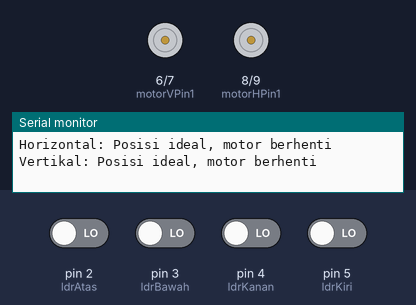
A sketch run on a simulated Arduino Uno, built with avr-gcc and run on an emulated ATmega328P. Parts: motor-driver pin pairs drawn as motors (green arrow = first pin HIGH = forward, orange = second pin HIGH = backward, longer = more drive), the last lines printed to the serial monitor. The inputs (shaded band) are chosen by the test bench; at power-on: pin 2 (ldrAtas), pin 3 (ldrBawah), pin 4 (ldrKanan), pin 5 (ldrKiri) LOW.

Above: at 1.8 s.
1.9 s: pin 2 (ldrAtas) driven HIGH
At 2.8 s:
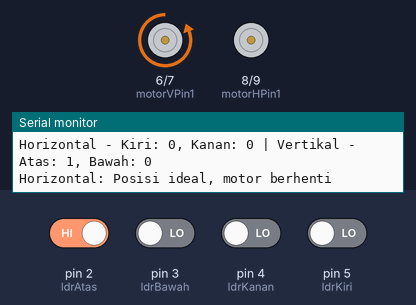
4.9 s: pin 4 (ldrKanan) driven HIGH
At 5.5 s:
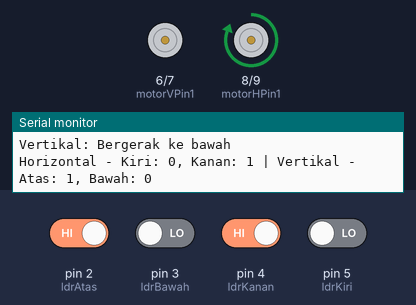
7.9 s: pin 3 (ldrBawah) driven HIGH
At 8.9 s:
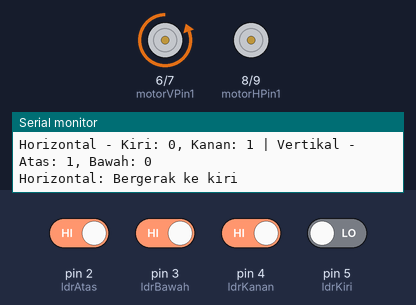
10.9 s: pin 2 (ldrAtas) driven LOW
At 13.2 s:
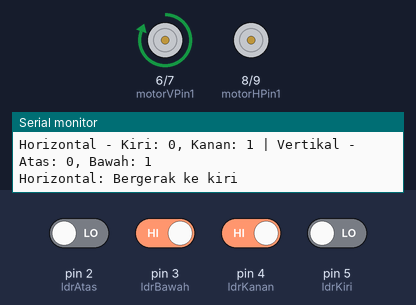
13.9 s: pin 5 (ldrKiri) driven HIGH
At 16.3 s:
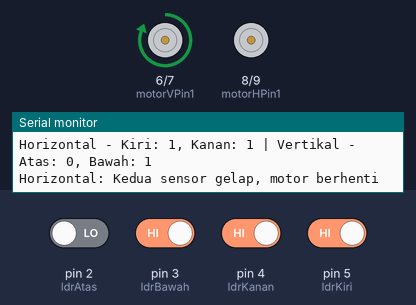
16.9 s: pin 4 (ldrKanan) driven LOW
At 18.0 s:
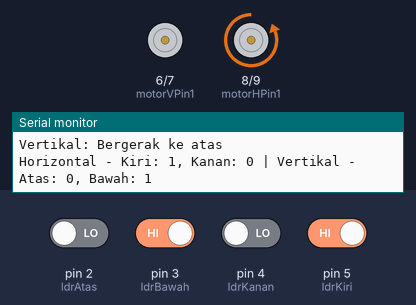
Timing chart, 0 to 20.9 s (numbered marks = the images above; inputs shaded):
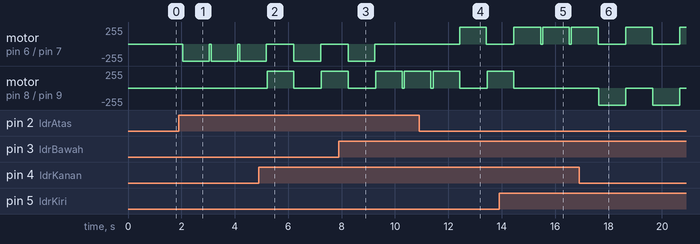

Measured:
- after the input at 1.9 s, motor on pin 6 (motorVPin1) / pin 7 (motorVPin2): alternates backward 255/255 for 1.0 s and stopped for 0.07 s, starting after 0.14 s
- after the input at 4.9 s, motor on pin 8 (motorHPin1) / pin 9 (motorHPin2): stopped → forward 255/255 after 0.31 s, → stopped 1.0 s later, → forward 255/255 1.0 s later
- after the input at 7.9 s, motor on pin 6 (motorVPin1) / pin 7 (motorVPin2): goes on until 9.2 s, then stays stopped
- after the input at 10.9 s, motor on pin 6 (motorVPin1) / pin 7 (motorVPin2): stopped → forward 255/255 after 1.5 s, → stopped 1.0 s later
- after the input at 13.9 s, motor on pin 8 (motorHPin1) / pin 9 (motorHPin2): goes on until 14.5 s, then stays stopped
- after the input at 16.9 s, motor on pin 6 (motorVPin1) / pin 7 (motorVPin2): stopped → forward 255/255 after 1.7 s, → stopped 1.0 s later, → forward 255/255 1.0 s later; motor on pin 8 (motorHPin1) / pin 9 (motorHPin2): alternates backward 255/255 for 1.0 s and stopped for 1.0 s, starting after 0.73 s

The sketch:

solar.ino
```cpp
/*
 * Solar Tracker dengan 4 Sensor LDR (Dual Axis)
 * Menggunakan driver motor L298N dan linear actuator
 * Pengecekan setiap 1 detik
 * Pin PWM langsung dihubungkan ke HIGH
 */

// Definisi pin untuk sensor LDR (axis horizontal)
const int ldrKiri = 5;  // Pin digital untuk sensor LDR kiri
const int ldrKanan = 4; // Pin digital untuk sensor LDR kanan

// Definisi pin untuk sensor LDR (axis vertikal)
const int ldrAtas = 2;  // Pin digital untuk sensor LDR atas
const int ldrBawah = 3; // Pin digital untuk sensor LDR bawah

// Definisi pin untuk driver motor L298N (axis horizontal)
const int motorHPin1 = 8;  // IN1 pada L298N untuk motor horizontal
const int motorHPin2 = 9;  // IN2 pada L298N untuk motor horizontal
// Pin ENA langsung dihubungkan ke HIGH di hardware

// Definisi pin untuk driver motor L298N (axis vertikal)
const int motorVPin1 = 6;  // IN3 pada L298N untuk motor vertikal
const int motorVPin2 = 7;  // IN4 pada L298N untuk motor vertikal
// Pin ENB langsung dihubungkan ke HIGH di hardware

// Variabel untuk kendali waktu
unsigned long waktuTerakhirCek = 0;
const unsigned long intervalCek = 1000; // 1 detik dalam milidetik

void setup() {
  Serial.begin(9600);

  // Setup pin sensor sebagai input
  pinMode(ldrKiri, INPUT);
  pinMode(ldrKanan, INPUT);
  pinMode(ldrAtas, INPUT);
  pinMode(ldrBawah, INPUT);

  // Setup pin motor driver horizontal sebagai output
  pinMode(motorHPin1, OUTPUT);
  pinMode(motorHPin2, OUTPUT);

  // Setup pin motor driver vertikal sebagai output
  pinMode(motorVPin1, OUTPUT);
  pinMode(motorVPin2, OUTPUT);

  // Inisialisasi motor tidak bergerak
  digitalWrite(motorHPin1, LOW);
  digitalWrite(motorHPin2, LOW);
  digitalWrite(motorVPin1, LOW);
  digitalWrite(motorVPin2, LOW);

  Serial.println("Solar Tracker Dual Axis siap beroperasi!");
  Serial.println("Mode: L298N tanpa PWM (ENA dan ENB terhubung ke HIGH)");
}

void loop() {
  // Cek apakah sudah waktunya untuk pengecekan sensor
  unsigned long waktuSekarang = millis();

  if (waktuSekarang - waktuTerakhirCek >= intervalCek) {
    waktuTerakhirCek = waktuSekarang;

    // Baca nilai sensor LDR horizontal
    int nilaiLdrKiri = digitalRead(ldrKiri);
    int nilaiLdrKanan = digitalRead(ldrKanan);

    // Baca nilai sensor LDR vertikal
    int nilaiLdrAtas = digitalRead(ldrAtas);
    int nilaiLdrBawah = digitalRead(ldrBawah);

    Serial.print("Horizontal - Kiri: ");
    Serial.print(nilaiLdrKiri);
    Serial.print(", Kanan: ");
    Serial.print(nilaiLdrKanan);
    Serial.print(" | Vertikal - Atas: ");
    Serial.print(nilaiLdrAtas);
    Serial.print(", Bawah: ");
    Serial.println(nilaiLdrBawah);

    // Kontrol axis horizontal
    kontrolHorizontal(nilaiLdrKiri, nilaiLdrKanan);
    kontrolVertikal(nilaiLdrAtas, nilaiLdrBawah);

    // Berikan jeda sebelum mengontrol axis vertikal
    // delay(2000);

    // Kontrol axis vertikal

  }
}

// Fungsi kontrol untuk axis horizontal
void kontrolHorizontal(int nilaiKiri, int nilaiKanan) {
  // Catatan: Nilai 1 berarti gelap, 0 berarti terang
  // karena ini sensor digital

  // Jika kedua sensor mendeteksi gelap (1,1) - berhenti
  if (nilaiKiri == 1 && nilaiKanan == 1) {
    berhentiMotorHorizontal();
    Serial.println("Horizontal: Kedua sensor gelap, motor berhenti");
  }
  // Jika sensor kiri gelap dan kanan terang - gerak ke kanan
  else if (nilaiKiri == 1 && nilaiKanan == 0) {
    gerakKanan();
    Serial.println("Horizontal: Bergerak ke kanan");
  }
  // Jika sensor kiri terang dan kanan gelap - gerak ke kiri
  else if (nilaiKiri == 0 && nilaiKanan == 1) {
    gerakKiri();
    Serial.println("Horizontal: Bergerak ke kiri");
  }
  // Jika kedua sensor terang - posisi ideal matahari, berhenti
  else if (nilaiKiri == 0 && nilaiKanan == 0) {
    berhentiMotorHorizontal();
    Serial.println("Horizontal: Posisi ideal, motor berhenti");
  }
}

// Fungsi kontrol untuk axis vertikal
void kontrolVertikal(int nilaiAtas, int nilaiBawah) {
  // Catatan: Nilai 1 berarti gelap, 0 berarti terang
  // karena ini sensor digital

  // Jika kedua sensor mendeteksi gelap (1,1) - berhenti
  if (nilaiAtas == 1 && nilaiBawah == 1) {
    berhentiMotorVertikal();
    Serial.println("Vertikal: Kedua sensor gelap, motor berhenti");
  }
  // Jika sensor atas gelap dan bawah terang - gerak ke bawah
  else if (nilaiAtas == 1 && nilaiBawah == 0) {
    gerakBawah();
    Serial.println("Vertikal: Bergerak ke bawah");
  }
  // Jika sensor atas terang dan bawah gelap - gerak ke atas
  else if (nilaiAtas == 0 && nilaiBawah == 1) {
    gerakAtas();
    Serial.println("Vertikal: Bergerak ke atas");
  }
  // Jika kedua sensor terang - posisi ideal matahari, berhenti
  else if (nilaiAtas == 0 && nilaiBawah == 0) {
    berhentiMotorVertikal();
    Serial.println("Vertikal: Posisi ideal, motor berhenti");
  }
}

// Fungsi untuk mengendalikan motor horizontal
void gerakKiri() {
  // Aktifkan motor untuk bergerak ke kiri
  digitalWrite(motorHPin1, HIGH);
  digitalWrite(motorHPin2, LOW);
  delay(1000); // Bergerak selama 1 detik
  berhentiMotorHorizontal();
}

void gerakKanan() {
  // Aktifkan motor untuk bergerak ke kanan
  digitalWrite(motorHPin1, LOW);
  digitalWrite(motorHPin2, HIGH);
  delay(1000); // Bergerak selama 1 detik
  berhentiMotorHorizontal();
}

void berhentiMotorHorizontal() {
  // Matikan motor horizontal
  digitalWrite(motorHPin1, LOW);
  digitalWrite(motorHPin2, LOW);
}

// Fungsi untuk mengendalikan motor vertikal
void gerakAtas() {
  // Aktifkan motor untuk bergerak ke atas
  digitalWrite(motorVPin1, HIGH);
  digitalWrite(motorVPin2, LOW);
  delay(1000); // Bergerak selama 1 detik
  berhentiMotorVertikal();
}

void gerakBawah() {
  // Aktifkan motor untuk bergerak ke bawah
  digitalWrite(motorVPin1, LOW);
  digitalWrite(motorVPin2, HIGH);
  delay(1000); // Bergerak selama 1 detik
  berhentiMotorVertikal();
}

void berhentiMotorVertikal() {
  // Matikan motor vertikal
  digitalWrite(motorVPin1, LOW);
  digitalWrite(motorVPin2, LOW);
}
```
